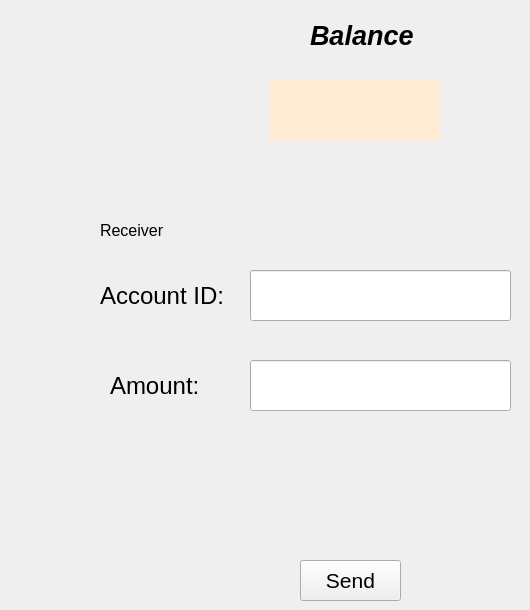
    <widget class="QWidget" name="page_3">
     <widget class="QLabel" name="label_26">
      <property name="geometry">
       <rect>
        <x>310</x>
        <y>10</y>
        <width>171</width>
        <height>51</height>
       </rect>
      </property>
      <property name="palette">
       <palette>
        <active>
         <colorrole role="WindowText">
          <brush brushstyle="SolidPattern">
           <color alpha="255">
            <red>0</red>
            <green>0</green>
            <blue>0</blue>
           </color>
          </brush>
         </colorrole>
         <colorrole role="Button">
          <brush brushstyle="SolidPattern">
           <color alpha="255">
            <red>255</red>
            <green>104</green>
            <blue>58</blue>
           </color>
          </brush>
         </colorrole>
         <colorrole role="Light">
          <brush brushstyle="SolidPattern">
           <color alpha="255">
            <red>255</red>
            <green>255</green>
            <blue>255</blue>
           </color>
          </brush>
         </colorrole>
         <colorrole role="Midlight">
          <brush brushstyle="SolidPattern">
           <color alpha="255">
            <red>212</red>
            <green>255</green>
            <blue>255</blue>
           </color>
          </brush>
         </colorrole>
         <colorrole role="Dark">
          <brush brushstyle="SolidPattern">
           <color alpha="255">
            <red>85</red>
            <green>127</green>
            <blue>127</blue>
           </color>
          </brush>
         </colorrole>
         <colorrole role="Mid">
          <brush brushstyle="SolidPattern">
           <color alpha="255">
            <red>113</red>
            <green>170</green>
            <blue>170</blue>
           </color>
          </brush>
         </colorrole>
         <colorrole role="Text">
          <brush brushstyle="SolidPattern">
           <color alpha="255">
            <red>0</red>
            <green>0</green>
            <blue>0</blue>
           </color>
          </brush>
         </colorrole>
         <colorrole role="BrightText">
          <brush brushstyle="SolidPattern">
           <color alpha="255">
            <red>255</red>
            <green>255</green>
            <blue>255</blue>
           </color>
          </brush>
         </colorrole>
         <colorrole role="ButtonText">
          <brush brushstyle="SolidPattern">
           <color alpha="255">
            <red>0</red>
            <green>0</green>
            <blue>0</blue>
           </color>
          </brush>
         </colorrole>
         <colorrole role="Base">
          <brush brushstyle="SolidPattern">
           <color alpha="255">
            <red>255</red>
            <green>104</green>
            <blue>58</blue>
           </color>
          </brush>
         </colorrole>
         <colorrole role="Window">
          <brush brushstyle="SolidPattern">
           <color alpha="255">
            <red>255</red>
            <green>104</green>
            <blue>58</blue>
           </color>
          </brush>
         </colorrole>
         <colorrole role="Shadow">
          <brush brushstyle="SolidPattern">
           <color alpha="255">
            <red>0</red>
            <green>0</green>
            <blue>0</blue>
           </color>
          </brush>
         </colorrole>
         <colorrole role="AlternateBase">
          <brush brushstyle="SolidPattern">
           <color alpha="255">
            <red>212</red>
            <green>255</green>
            <blue>255</blue>
           </color>
          </brush>
         </colorrole>
         <colorrole role="ToolTipBase">
          <brush brushstyle="SolidPattern">
           <color alpha="255">
            <red>255</red>
            <green>255</green>
            <blue>220</blue>
           </color>
          </brush>
         </colorrole>
         <colorrole role="ToolTipText">
          <brush brushstyle="SolidPattern">
           <color alpha="255">
            <red>0</red>
            <green>0</green>
            <blue>0</blue>
           </color>
          </brush>
         </colorrole>
         <colorrole role="PlaceholderText">
          <brush brushstyle="SolidPattern">
           <color alpha="127">
            <red>0</red>
            <green>0</green>
            <blue>0</blue>
           </color>
          </brush>
         </colorrole>
         <colorrole role="Accent">
          <brush brushstyle="SolidPattern">
           <color alpha="255">
            <red>255</red>
            <green>255</green>
            <blue>255</blue>
           </color>
          </brush>
         </colorrole>
        </active>
        <inactive>
         <colorrole role="WindowText">
          <brush brushstyle="SolidPattern">
           <color alpha="255">
            <red>0</red>
            <green>0</green>
            <blue>0</blue>
           </color>
          </brush>
         </colorrole>
         <colorrole role="Button">
          <brush brushstyle="SolidPattern">
           <color alpha="255">
            <red>255</red>
            <green>104</green>
            <blue>58</blue>
           </color>
          </brush>
         </colorrole>
         <colorrole role="Light">
          <brush brushstyle="SolidPattern">
           <color alpha="255">
            <red>255</red>
            <green>255</green>
            <blue>255</blue>
           </color>
          </brush>
         </colorrole>
         <colorrole role="Midlight">
          <brush brushstyle="SolidPattern">
           <color alpha="255">
            <red>212</red>
            <green>255</green>
            <blue>255</blue>
           </color>
          </brush>
         </colorrole>
         <colorrole role="Dark">
          <brush brushstyle="SolidPattern">
           <color alpha="255">
            <red>85</red>
            <green>127</green>
            <blue>127</blue>
           </color>
          </brush>
         </colorrole>
         <colorrole role="Mid">
          <brush brushstyle="SolidPattern">
           <color alpha="255">
            <red>113</red>
            <green>170</green>
            <blue>170</blue>
           </color>
          </brush>
         </colorrole>
         <colorrole role="Text">
          <brush brushstyle="SolidPattern">
           <color alpha="255">
            <red>0</red>
            <green>0</green>
            <blue>0</blue>
           </color>
          </brush>
         </colorrole>
         <colorrole role="BrightText">
          <brush brushstyle="SolidPattern">
           <color alpha="255">
            <red>255</red>
            <green>255</green>
            <blue>255</blue>
           </color>
          </brush>
         </colorrole>
         <colorrole role="ButtonText">
          <brush brushstyle="SolidPattern">
           <color alpha="255">
            <red>0</red>
            <green>0</green>
            <blue>0</blue>
           </color>
          </brush>
         </colorrole>
         <colorrole role="Base">
          <brush brushstyle="SolidPattern">
           <color alpha="255">
            <red>255</red>
            <green>104</green>
            <blue>58</blue>
           </color>
          </brush>
         </colorrole>
         <colorrole role="Window">
          <brush brushstyle="SolidPattern">
           <color alpha="255">
            <red>255</red>
            <green>104</green>
            <blue>58</blue>
           </color>
          </brush>
         </colorrole>
         <colorrole role="Shadow">
          <brush brushstyle="SolidPattern">
           <color alpha="255">
            <red>0</red>
            <green>0</green>
            <blue>0</blue>
           </color>
          </brush>
         </colorrole>
         <colorrole role="AlternateBase">
          <brush brushstyle="SolidPattern">
           <color alpha="255">
            <red>212</red>
            <green>255</green>
            <blue>255</blue>
           </color>
          </brush>
         </colorrole>
         <colorrole role="ToolTipBase">
          <brush brushstyle="SolidPattern">
           <color alpha="255">
            <red>255</red>
            <green>255</green>
            <blue>220</blue>
           </color>
          </brush>
         </colorrole>
         <colorrole role="ToolTipText">
          <brush brushstyle="SolidPattern">
           <color alpha="255">
            <red>0</red>
            <green>0</green>
            <blue>0</blue>
           </color>
          </brush>
         </colorrole>
         <colorrole role="PlaceholderText">
          <brush brushstyle="SolidPattern">
           <color alpha="127">
            <red>0</red>
            <green>0</green>
            <blue>0</blue>
           </color>
          </brush>
         </colorrole>
         <colorrole role="Accent">
          <brush brushstyle="SolidPattern">
           <color alpha="255">
            <red>255</red>
            <green>255</green>
            <blue>255</blue>
           </color>
          </brush>
         </colorrole>
        </inactive>
        <disabled>
         <colorrole role="WindowText">
          <brush brushstyle="SolidPattern">
           <color alpha="255">
            <red>85</red>
            <green>127</green>
            <blue>127</blue>
           </color>
          </brush>
         </colorrole>
         <colorrole role="Button">
          <brush brushstyle="SolidPattern">
           <color alpha="255">
            <red>255</red>
            <green>104</green>
            <blue>58</blue>
           </color>
          </brush>
         </colorrole>
         <colorrole role="Light">
          <brush brushstyle="SolidPattern">
           <color alpha="255">
            <red>255</red>
            <green>255</green>
            <blue>255</blue>
           </color>
          </brush>
         </colorrole>
         <colorrole role="Midlight">
          <brush brushstyle="SolidPattern">
           <color alpha="255">
            <red>212</red>
            <green>255</green>
            <blue>255</blue>
           </color>
          </brush>
         </colorrole>
         <colorrole role="Dark">
          <brush brushstyle="SolidPattern">
           <color alpha="255">
            <red>85</red>
            <green>127</green>
            <blue>127</blue>
           </color>
          </brush>
         </colorrole>
         <colorrole role="Mid">
          <brush brushstyle="SolidPattern">
           <color alpha="255">
            <red>113</red>
            <green>170</green>
            <blue>170</blue>
           </color>
          </brush>
         </colorrole>
         <colorrole role="Text">
          <brush brushstyle="SolidPattern">
           <color alpha="255">
            <red>85</red>
            <green>127</green>
            <blue>127</blue>
           </color>
          </brush>
         </colorrole>
         <colorrole role="BrightText">
          <brush brushstyle="SolidPattern">
           <color alpha="255">
            <red>255</red>
            <green>255</green>
            <blue>255</blue>
           </color>
          </brush>
         </colorrole>
         <colorrole role="ButtonText">
          <brush brushstyle="SolidPattern">
           <color alpha="255">
            <red>85</red>
            <green>127</green>
            <blue>127</blue>
           </color>
          </brush>
         </colorrole>
         <colorrole role="Base">
          <brush brushstyle="SolidPattern">
           <color alpha="255">
            <red>255</red>
            <green>104</green>
            <blue>58</blue>
           </color>
          </brush>
         </colorrole>
         <colorrole role="Window">
          <brush brushstyle="SolidPattern">
           <color alpha="255">
            <red>255</red>
            <green>104</green>
            <blue>58</blue>
           </color>
          </brush>
         </colorrole>
         <colorrole role="Shadow">
          <brush brushstyle="SolidPattern">
           <color alpha="255">
            <red>0</red>
            <green>0</green>
            <blue>0</blue>
           </color>
          </brush>
         </colorrole>
         <colorrole role="AlternateBase">
          <brush brushstyle="SolidPattern">
           <color alpha="255">
            <red>170</red>
            <green>255</green>
            <blue>255</blue>
           </color>
          </brush>
         </colorrole>
         <colorrole role="ToolTipBase">
          <brush brushstyle="SolidPattern">
           <color alpha="255">
            <red>255</red>
            <green>255</green>
            <blue>220</blue>
           </color>
          </brush>
         </colorrole>
         <colorrole role="ToolTipText">
          <brush brushstyle="SolidPattern">
           <color alpha="255">
            <red>0</red>
            <green>0</green>
            <blue>0</blue>
           </color>
          </brush>
         </colorrole>
         <colorrole role="PlaceholderText">
          <brush brushstyle="SolidPattern">
           <color alpha="127">
            <red>85</red>
            <green>127</green>
            <blue>127</blue>
           </color>
          </brush>
         </colorrole>
         <colorrole role="Accent">
          <brush brushstyle="SolidPattern">
           <color alpha="255">
            <red>246</red>
            <green>255</green>
            <blue>255</blue>
           </color>
          </brush>
         </colorrole>
        </disabled>
       </palette>
      </property>
      <property name="font">
       <font>
        <pointsize>20</pointsize>
        <italic>true</italic>
        <bold>true</bold>
       </font>
      </property>
      <property name="text">
       <string>Balance </string>
      </property>
     </widget>
     <widget class="QLabel" name="label_4">
      <property name="geometry">
       <rect>
        <x>270</x>
        <y>80</y>
        <width>171</width>
        <height>61</height>
       </rect>
      </property>
      <property name="font">
       <font>
        <pointsize>20</pointsize>
       </font>
      </property>
      <property name="styleSheet">
       <string notr="true">background-color: rgb(255, 235, 212);

</string>
      </property>
      <property name="text">
       <string/>
      </property>
     </widget>
     <widget class="QLabel" name="label_30">
      <property name="geometry">
       <rect>
        <x>100</x>
        <y>210</y>
        <width>181</width>
        <height>41</height>
       </rect>
      </property>
      <property name="palette">
       <palette>
        <active>
         <colorrole role="WindowText">
          <brush brushstyle="SolidPattern">
           <color alpha="255">
            <red>0</red>
            <green>0</green>
            <blue>0</blue>
           </color>
          </brush>
         </colorrole>
         <colorrole role="Button">
          <brush brushstyle="SolidPattern">
           <color alpha="255">
            <red>255</red>
            <green>104</green>
            <blue>58</blue>
           </color>
          </brush>
         </colorrole>
         <colorrole role="Light">
          <brush brushstyle="SolidPattern">
           <color alpha="255">
            <red>255</red>
            <green>255</green>
            <blue>255</blue>
           </color>
          </brush>
         </colorrole>
         <colorrole role="Midlight">
          <brush brushstyle="SolidPattern">
           <color alpha="255">
            <red>212</red>
            <green>255</green>
            <blue>255</blue>
           </color>
          </brush>
         </colorrole>
         <colorrole role="Dark">
          <brush brushstyle="SolidPattern">
           <color alpha="255">
            <red>85</red>
            <green>127</green>
            <blue>127</blue>
           </color>
          </brush>
         </colorrole>
         <colorrole role="Mid">
          <brush brushstyle="SolidPattern">
           <color alpha="255">
            <red>113</red>
            <green>170</green>
            <blue>170</blue>
           </color>
          </brush>
         </colorrole>
         <colorrole role="Text">
          <brush brushstyle="SolidPattern">
           <color alpha="255">
            <red>0</red>
            <green>0</green>
            <blue>0</blue>
           </color>
          </brush>
         </colorrole>
         <colorrole role="BrightText">
          <brush brushstyle="SolidPattern">
           <color alpha="255">
            <red>255</red>
            <green>255</green>
            <blue>255</blue>
           </color>
          </brush>
         </colorrole>
         <colorrole role="ButtonText">
          <brush brushstyle="SolidPattern">
           <color alpha="255">
            <red>0</red>
            <green>0</green>
            <blue>0</blue>
           </color>
          </brush>
         </colorrole>
         <colorrole role="Base">
          <brush brushstyle="SolidPattern">
           <color alpha="255">
            <red>255</red>
            <green>104</green>
            <blue>58</blue>
           </color>
          </brush>
         </colorrole>
         <colorrole role="Window">
          <brush brushstyle="SolidPattern">
           <color alpha="255">
            <red>255</red>
            <green>104</green>
            <blue>58</blue>
           </color>
          </brush>
         </colorrole>
         <colorrole role="Shadow">
          <brush brushstyle="SolidPattern">
           <color alpha="255">
            <red>0</red>
            <green>0</green>
            <blue>0</blue>
           </color>
          </brush>
         </colorrole>
         <colorrole role="AlternateBase">
          <brush brushstyle="SolidPattern">
           <color alpha="255">
            <red>212</red>
            <green>255</green>
            <blue>255</blue>
           </color>
          </brush>
         </colorrole>
         <colorrole role="ToolTipBase">
          <brush brushstyle="SolidPattern">
           <color alpha="255">
            <red>255</red>
            <green>255</green>
            <blue>220</blue>
           </color>
          </brush>
         </colorrole>
         <colorrole role="ToolTipText">
          <brush brushstyle="SolidPattern">
           <color alpha="255">
            <red>0</red>
            <green>0</green>
            <blue>0</blue>
           </color>
          </brush>
         </colorrole>
         <colorrole role="PlaceholderText">
          <brush brushstyle="SolidPattern">
           <color alpha="127">
            <red>0</red>
            <green>0</green>
            <blue>0</blue>
           </color>
          </brush>
         </colorrole>
         <colorrole role="Accent">
          <brush brushstyle="SolidPattern">
           <color alpha="255">
            <red>255</red>
            <green>255</green>
            <blue>255</blue>
           </color>
          </brush>
         </colorrole>
        </active>
        <inactive>
         <colorrole role="WindowText">
          <brush brushstyle="SolidPattern">
           <color alpha="255">
            <red>0</red>
            <green>0</green>
            <blue>0</blue>
           </color>
          </brush>
         </colorrole>
         <colorrole role="Button">
          <brush brushstyle="SolidPattern">
           <color alpha="255">
            <red>255</red>
            <green>104</green>
            <blue>58</blue>
           </color>
          </brush>
         </colorrole>
         <colorrole role="Light">
          <brush brushstyle="SolidPattern">
           <color alpha="255">
            <red>255</red>
            <green>255</green>
            <blue>255</blue>
           </color>
          </brush>
         </colorrole>
         <colorrole role="Midlight">
          <brush brushstyle="SolidPattern">
           <color alpha="255">
            <red>212</red>
            <green>255</green>
            <blue>255</blue>
           </color>
          </brush>
         </colorrole>
         <colorrole role="Dark">
          <brush brushstyle="SolidPattern">
           <color alpha="255">
            <red>85</red>
            <green>127</green>
            <blue>127</blue>
           </color>
          </brush>
         </colorrole>
         <colorrole role="Mid">
          <brush brushstyle="SolidPattern">
           <color alpha="255">
            <red>113</red>
            <green>170</green>
            <blue>170</blue>
           </color>
          </brush>
         </colorrole>
         <colorrole role="Text">
          <brush brushstyle="SolidPattern">
           <color alpha="255">
            <red>0</red>
            <green>0</green>
            <blue>0</blue>
           </color>
          </brush>
         </colorrole>
         <colorrole role="BrightText">
          <brush brushstyle="SolidPattern">
           <color alpha="255">
            <red>255</red>
            <green>255</green>
            <blue>255</blue>
           </color>
          </brush>
         </colorrole>
         <colorrole role="ButtonText">
          <brush brushstyle="SolidPattern">
           <color alpha="255">
            <red>0</red>
            <green>0</green>
            <blue>0</blue>
           </color>
          </brush>
         </colorrole>
         <colorrole role="Base">
          <brush brushstyle="SolidPattern">
           <color alpha="255">
            <red>255</red>
            <green>104</green>
            <blue>58</blue>
           </color>
          </brush>
         </colorrole>
         <colorrole role="Window">
          <brush brushstyle="SolidPattern">
           <color alpha="255">
            <red>255</red>
            <green>104</green>
            <blue>58</blue>
           </color>
          </brush>
         </colorrole>
         <colorrole role="Shadow">
          <brush brushstyle="SolidPattern">
           <color alpha="255">
            <red>0</red>
            <green>0</green>
            <blue>0</blue>
           </color>
          </brush>
         </colorrole>
         <colorrole role="AlternateBase">
          <brush brushstyle="SolidPattern">
           <color alpha="255">
            <red>212</red>
            <green>255</green>
            <blue>255</blue>
           </color>
          </brush>
         </colorrole>
         <colorrole role="ToolTipBase">
          <brush brushstyle="SolidPattern">
           <color alpha="255">
            <red>255</red>
            <green>255</green>
            <blue>220</blue>
           </color>
          </brush>
         </colorrole>
         <colorrole role="ToolTipText">
          <brush brushstyle="SolidPattern">
           <color alpha="255">
            <red>0</red>
            <green>0</green>
            <blue>0</blue>
           </color>
          </brush>
         </colorrole>
         <colorrole role="PlaceholderText">
          <brush brushstyle="SolidPattern">
           <color alpha="127">
            <red>0</red>
            <green>0</green>
            <blue>0</blue>
           </color>
          </brush>
         </colorrole>
         <colorrole role="Accent">
          <brush brushstyle="SolidPattern">
           <color alpha="255">
            <red>255</red>
            <green>255</green>
            <blue>255</blue>
           </color>
          </brush>
         </colorrole>
        </inactive>
        <disabled>
         <colorrole role="WindowText">
          <brush brushstyle="SolidPattern">
           <color alpha="255">
            <red>85</red>
            <green>127</green>
            <blue>127</blue>
           </color>
          </brush>
         </colorrole>
         <colorrole role="Button">
          <brush brushstyle="SolidPattern">
           <color alpha="255">
            <red>255</red>
            <green>104</green>
            <blue>58</blue>
           </color>
          </brush>
         </colorrole>
         <colorrole role="Light">
          <brush brushstyle="SolidPattern">
           <color alpha="255">
            <red>255</red>
            <green>255</green>
            <blue>255</blue>
           </color>
          </brush>
         </colorrole>
         <colorrole role="Midlight">
          <brush brushstyle="SolidPattern">
           <color alpha="255">
            <red>212</red>
            <green>255</green>
            <blue>255</blue>
           </color>
          </brush>
         </colorrole>
         <colorrole role="Dark">
          <brush brushstyle="SolidPattern">
           <color alpha="255">
            <red>85</red>
            <green>127</green>
            <blue>127</blue>
           </color>
          </brush>
         </colorrole>
         <colorrole role="Mid">
          <brush brushstyle="SolidPattern">
           <color alpha="255">
            <red>113</red>
            <green>170</green>
            <blue>170</blue>
           </color>
          </brush>
         </colorrole>
         <colorrole role="Text">
          <brush brushstyle="SolidPattern">
           <color alpha="255">
            <red>85</red>
            <green>127</green>
            <blue>127</blue>
           </color>
          </brush>
         </colorrole>
         <colorrole role="BrightText">
          <brush brushstyle="SolidPattern">
           <color alpha="255">
            <red>255</red>
            <green>255</green>
            <blue>255</blue>
           </color>
          </brush>
         </colorrole>
         <colorrole role="ButtonText">
          <brush brushstyle="SolidPattern">
           <color alpha="255">
            <red>85</red>
            <green>127</green>
            <blue>127</blue>
           </color>
          </brush>
         </colorrole>
         <colorrole role="Base">
          <brush brushstyle="SolidPattern">
           <color alpha="255">
            <red>255</red>
            <green>104</green>
            <blue>58</blue>
           </color>
          </brush>
         </colorrole>
         <colorrole role="Window">
          <brush brushstyle="SolidPattern">
           <color alpha="255">
            <red>255</red>
            <green>104</green>
            <blue>58</blue>
           </color>
          </brush>
         </colorrole>
         <colorrole role="Shadow">
          <brush brushstyle="SolidPattern">
           <color alpha="255">
            <red>0</red>
            <green>0</green>
            <blue>0</blue>
           </color>
          </brush>
         </colorrole>
         <colorrole role="AlternateBase">
          <brush brushstyle="SolidPattern">
           <color alpha="255">
            <red>170</red>
            <green>255</green>
            <blue>255</blue>
           </color>
          </brush>
         </colorrole>
         <colorrole role="ToolTipBase">
          <brush brushstyle="SolidPattern">
           <color alpha="255">
            <red>255</red>
            <green>255</green>
            <blue>220</blue>
           </color>
          </brush>
         </colorrole>
         <colorrole role="ToolTipText">
          <brush brushstyle="SolidPattern">
           <color alpha="255">
            <red>0</red>
            <green>0</green>
            <blue>0</blue>
           </color>
          </brush>
         </colorrole>
         <colorrole role="PlaceholderText">
          <brush brushstyle="SolidPattern">
           <color alpha="127">
            <red>85</red>
            <green>127</green>
            <blue>127</blue>
           </color>
          </brush>
         </colorrole>
         <colorrole role="Accent">
          <brush brushstyle="SolidPattern">
           <color alpha="255">
            <red>246</red>
            <green>255</green>
            <blue>255</blue>
           </color>
          </brush>
         </colorrole>
        </disabled>
       </palette>
      </property>
      <property name="font">
       <font>
        <family>Segoe UI</family>
        <pointsize>12</pointsize>
       </font>
      </property>
      <property name="text">
       <string>Receiver</string>
      </property>
     </widget>
     <widget class="QLabel" name="label_31">
      <property name="geometry">
       <rect>
        <x>100</x>
        <y>280</y>
        <width>131</width>
        <height>31</height>
       </rect>
      </property>
      <property name="font">
       <font>
        <pointsize>18</pointsize>
       </font>
      </property>
      <property name="text">
       <string>Account ID:</string>
      </property>
     </widget>
     <widget class="QLabel" name="label_32">
      <property name="geometry">
       <rect>
        <x>110</x>
        <y>370</y>
        <width>121</width>
        <height>31</height>
       </rect>
      </property>
      <property name="font">
       <font>
        <pointsize>18</pointsize>
       </font>
      </property>
      <property name="text">
       <string>Amount:</string>
      </property>
     </widget>
     <widget class="QPushButton" name="pushButton_sendMoney">
      <property name="geometry">
       <rect>
        <x>300</x>
        <y>560</y>
        <width>101</width>
        <height>41</height>
       </rect>
      </property>
      <property name="font">
       <font>
        <pointsize>16</pointsize>
       </font>
      </property>
      <property name="text">
       <string>Send</string>
      </property>
     </widget>
     <widget class="QLabel" name="label_33">
      <property name="geometry">
       <rect>
        <x>160</x>
        <y>430</y>
        <width>361</width>
        <height>41</height>
       </rect>
      </property>
      <property name="font">
       <font>
        <pointsize>20</pointsize>
       </font>
      </property>
      <property name="text">
       <string/>
      </property>
     </widget>
     <widget class="QLineEdit" name="lineEdit_id">
      <property name="geometry">
       <rect>
        <x>250</x>
        <y>270</y>
        <width>261</width>
        <height>51</height>
       </rect>
      </property>
     </widget>
     <widget class="QLineEdit" name="lineEdit_amount">
      <property name="geometry">
       <rect>
        <x>250</x>
        <y>360</y>
        <width>261</width>
        <height>51</height>
       </rect>
      </property>
     </widget>
    </widget>
